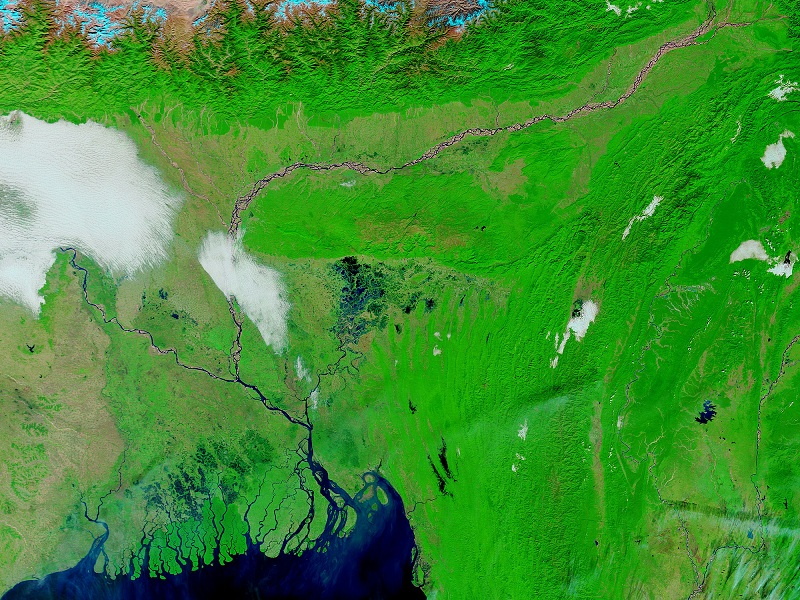
#> input picture bang7.jpg, 800 x 600 px
$ python BANsat_img_masking.py
#> lines starting #> are read from the running program, lines starting #| are printed output that depends on the picture; after the words box and inside, x2 and y2 are one past the last pixel; in counts of white or black regions, pixels touching at a corner belong together
import cv2
import numpy as np

im = cv2.imread("bang7.jpg")
#> im is the input picture: shape (600, 800, 3); mean B, G, R 50.3, 141.9, 63.8

hsv = cv2.cvtColor(im, cv2.COLOR_BGR2HSV)
#> hsv: shape (600, 800, 3); mean H, S, V 57.9, 182.2, 143.9


#for light blue shades use:
'''lower_blue = np.array([110,0,0])
upper_blue = np.array([130,255,255])'''

#for darker water bodies use:
'''lower_blue=np.array([56,80,0],np.uint8)
upper_blue=np.array([170,255,255],np.uint8)'''


#for blue water bodies use:
lower_blue=np.array([96,130,0],np.uint8)
upper_blue=np.array([140,255,255],np.uint8)

'''#for darker blue water bodies use:
lower_blue=np.array([96,110,0],np.uint8)
upper_blue=np.array([150,255,255],np.uint8)'''


# Threshold the HSV image to get only blue colors
mask = cv2.inRange(hsv, lower_blue, upper_blue)
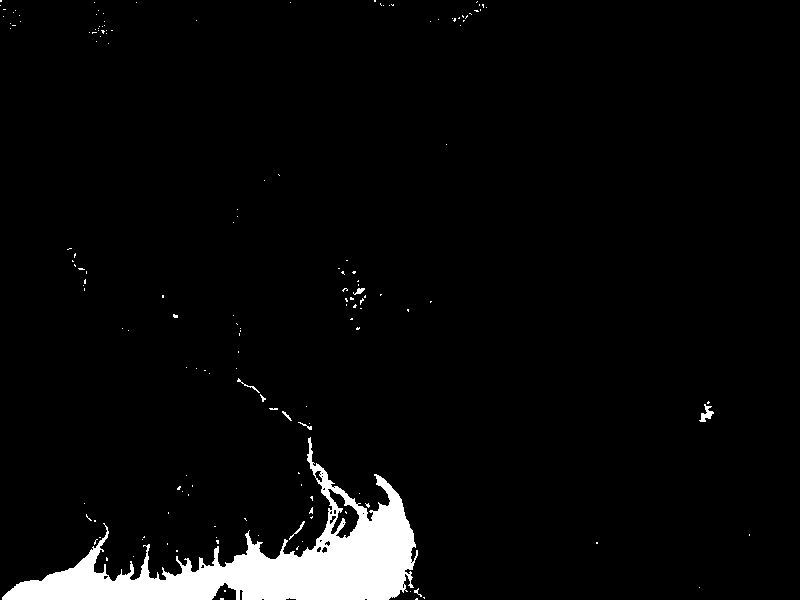
#> mask: shape (600, 800); 4.2% white; 157 white regions (148 under 20 px), largest, box (x1, y1, x2, y2) and area: (2, 437, 418, 600) 19201, (699, 404, 714, 422) 118, (289, 521, 305, 540) 47

# Bitwise-AND mask and original image
res = cv2.bitwise_and(im,im, mask= mask)
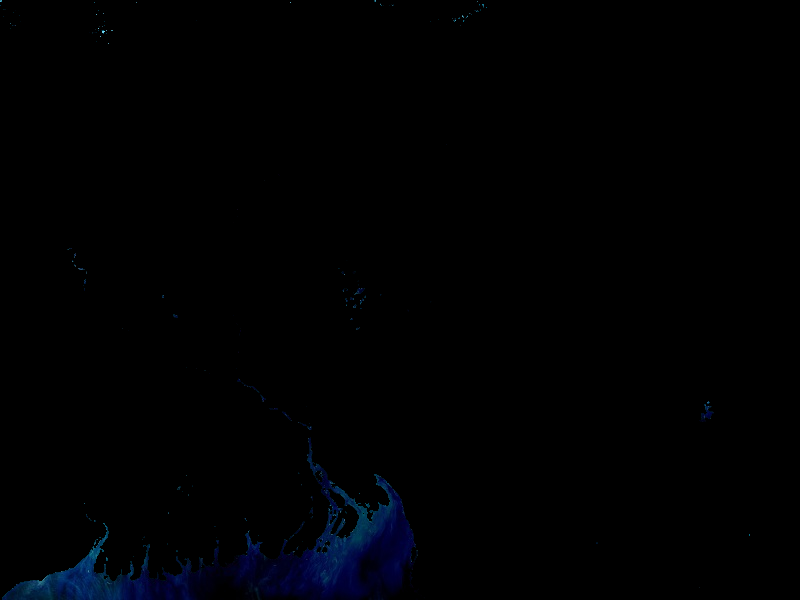
#> res: shape (600, 800, 3); mean B, G, R 2.2, 0.7, 0.1

mask = cv2.resize(mask, (0,0), fx=0.4, fy=0.4)
#> mask: shape (240, 320)
im = cv2.resize(im, (0,0), fx=0.4, fy=0.4)
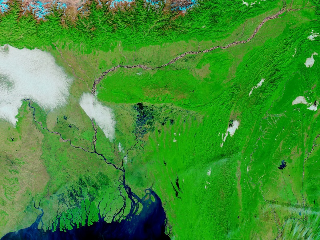
#> im: shape (240, 320, 3); mean B, G, R 50.3, 141.8, 63.8
res = cv2.resize(res, (0,0), fx=0.4, fy=0.4)
#> res: shape (240, 320, 3)

cv2.imwrite("bang7mask.jpg",mask)

cv2.imshow('frame',im)
cv2.imshow('mask',mask)
#cv2.imshow('res',res)

arr = cv2.imread("bang7mask.jpg")
#> arr: shape (240, 320, 3); min 0, max 255, mean 10.7
#cv2.imshow("im1",arr)
swsz=35
def repl(i,j):
    arr2= np.array([0,0,0])
    for i1 in range(i,i+swsz):
        for j1 in range(j,j+swsz):
            arr[i1][j1] = arr2


y = arr.shape[0]
#> y = 240
x = arr.shape[1]
#> x = 320
z = arr.shape[2]
#> z = 3


c=0
for i in range(0,y-(swsz-1),swsz):
    for j in range(0,x-(swsz-1),swsz):
        for i1 in range(i,i+swsz):
            for j1 in range(j,j+swsz):
                if (arr[i1][j1] > np.array([240,240,240])).all():
                    c +=1
        if c<=1:
            repl(i,j)
        c=0

cv2.imshow("im",arr)
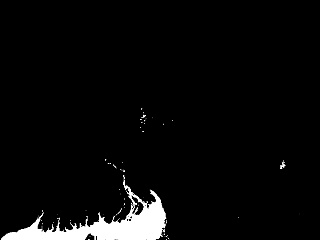
#> window 'im': shape (240, 320, 3); min 0, max 255, mean 10.5
cv2.imwrite("bang7maskupdate.jpg",arr)

$ run again, with bang1.jpg copied over bang7.jpg
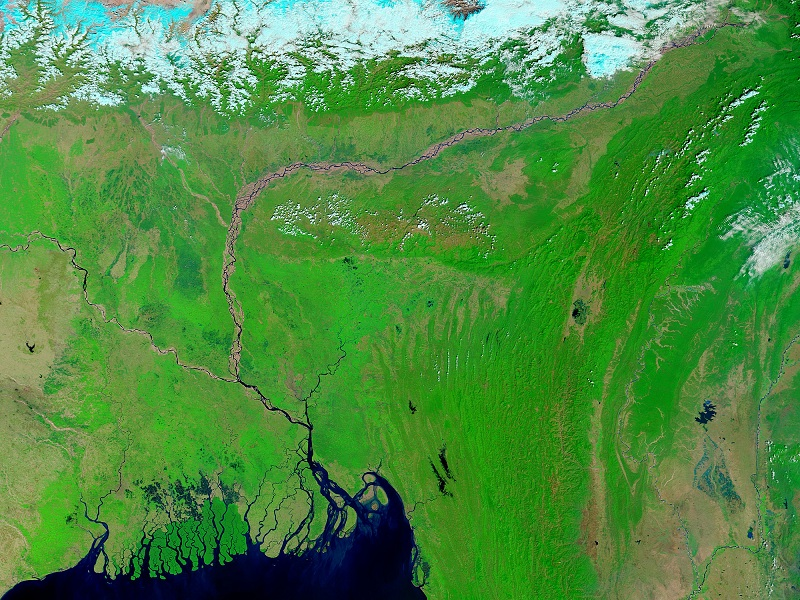
#> input picture bang1.jpg, 800 x 600 px
#> im is the input picture: shape (600, 800, 3); mean B, G, R 65.6, 139.2, 77
#> hsv: shape (600, 800, 3); mean H, S, V 57.8, 159.5, 140.8
#> `mask = cv2.inRange(hsv, lower_blue, upper_blue)`:
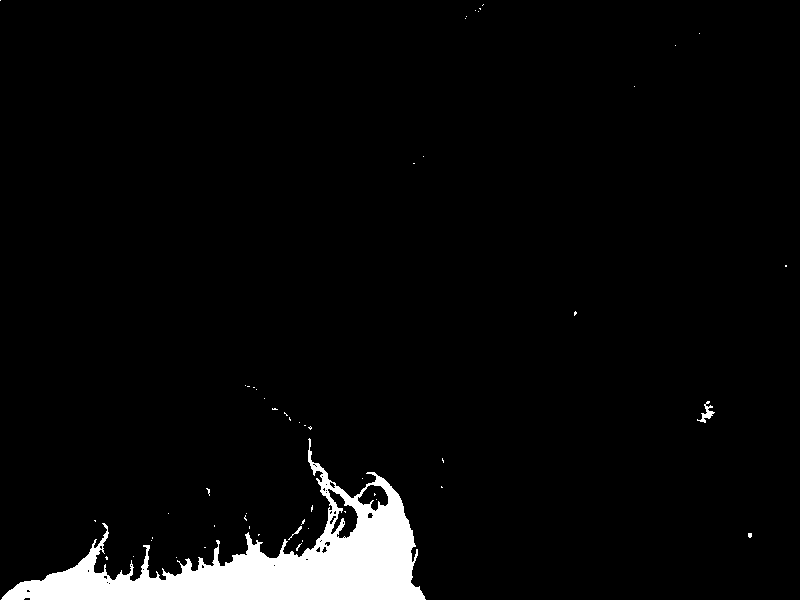
#> mask: shape (600, 800); 4.3% white; 54 white regions (51 under 20 px), largest, box (x1, y1, x2, y2) and area: (1, 438, 426, 600) 20196, (697, 401, 715, 423) 130, (288, 526, 302, 540) 35
#> im: shape (240, 320, 3)
#> `cv2.imshow("im",arr)`:
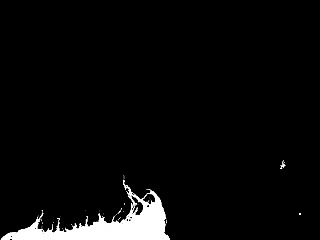
#> window 'im': shape (240, 320, 3); min 0, max 255, mean 10.9

$ run again, with bang2.jpg copied over bang7.jpg
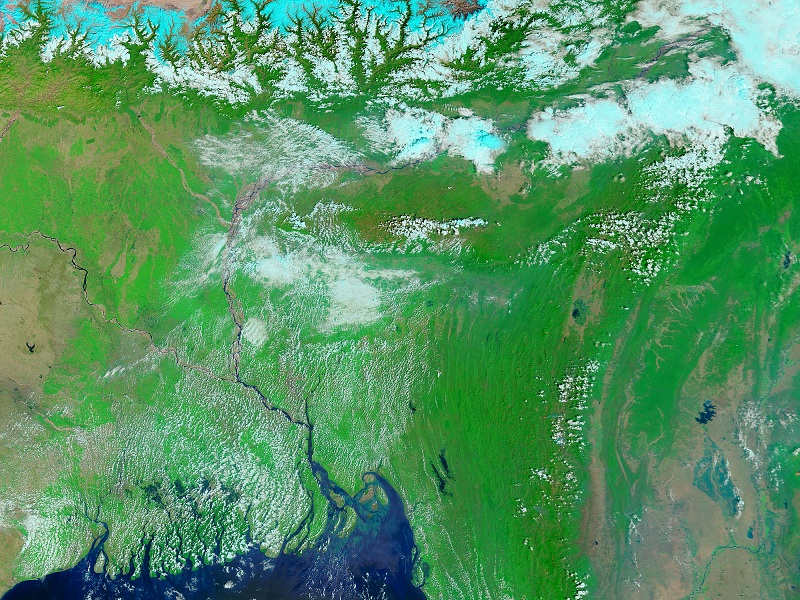
#> input picture bang2.jpg, 800 x 600 px
#> im is the input picture: shape (600, 800, 3); mean B, G, R 102.3, 148.2, 86.9
#> hsv: shape (600, 800, 3); mean H, S, V 67.1, 126.3, 149.9
#> `mask = cv2.inRange(hsv, lower_blue, upper_blue)`:
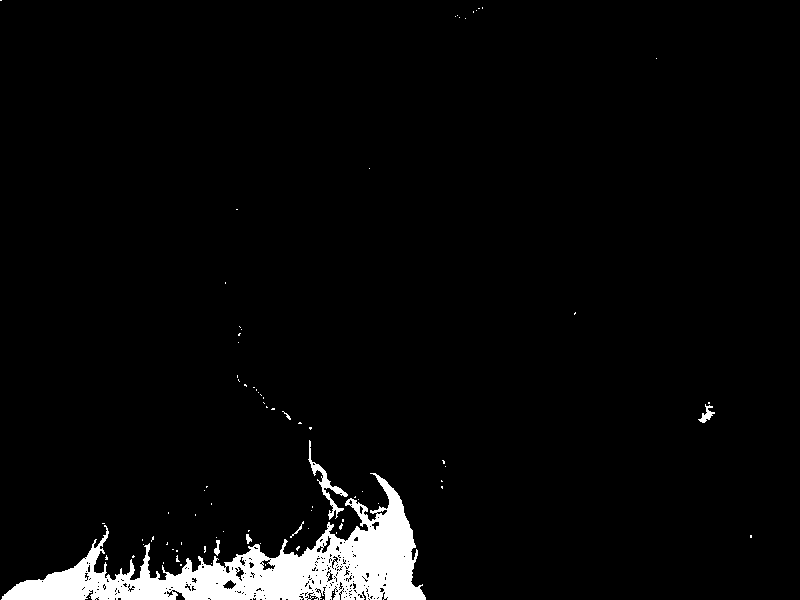
#> mask: shape (600, 800); 3.9% white; 83 white regions (76 under 20 px), largest, box (x1, y1, x2, y2) and area: (1, 473, 426, 600) 17633, (308, 440, 348, 520) 524, (698, 404, 715, 423) 123
#> im: shape (240, 320, 3)
#> `cv2.imshow("im",arr)`:
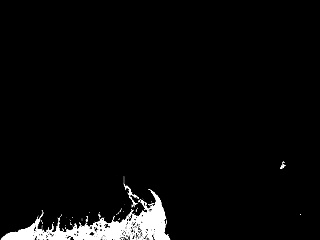
#> window 'im': shape (240, 320, 3); min 0, max 255, mean 9.8

$ run again, with bang3.jpg copied over bang7.jpg
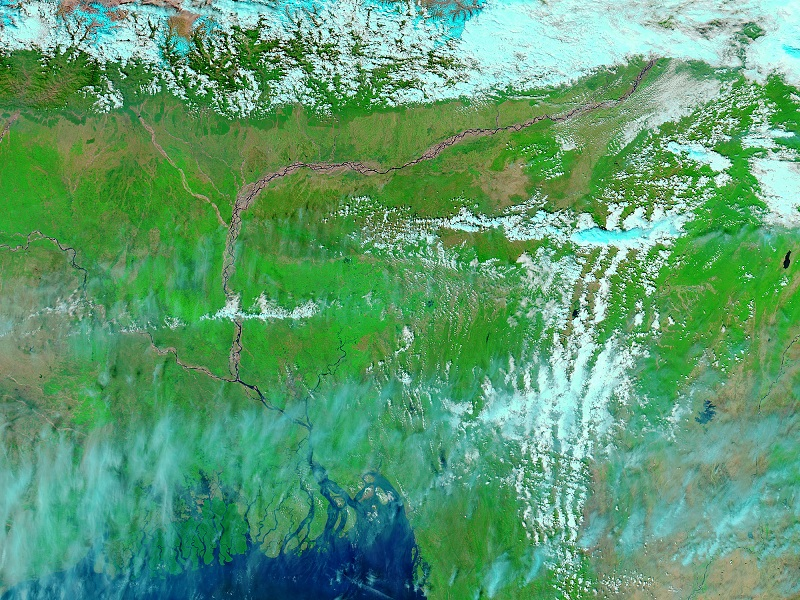
#> input picture bang3.jpg, 800 x 600 px
#> im is the input picture: shape (600, 800, 3); mean B, G, R 113.3, 156.1, 92.2
#> hsv: shape (600, 800, 3); mean H, S, V 68.8, 126, 157.8
#> `mask = cv2.inRange(hsv, lower_blue, upper_blue)`:
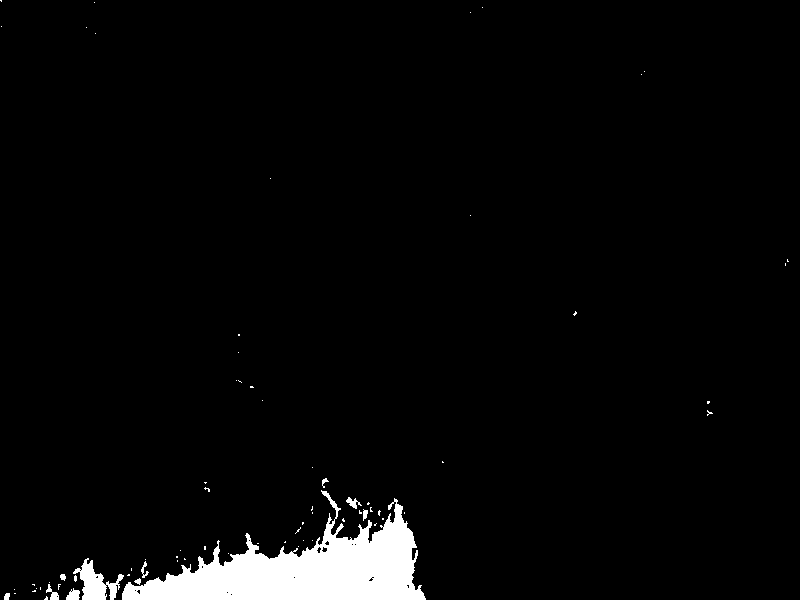
#> mask: shape (600, 800); 3.3% white; 73 white regions (62 under 20 px), largest, box (x1, y1, x2, y2) and area: (122, 490, 426, 600) 14308, (73, 558, 124, 600) 941, (66, 588, 80, 600) 115
#> im: shape (240, 320, 3)
#> `cv2.imshow("im",arr)`:
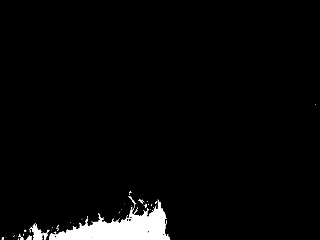
#> window 'im': shape (240, 320, 3); min 0, max 255, mean 8.5
